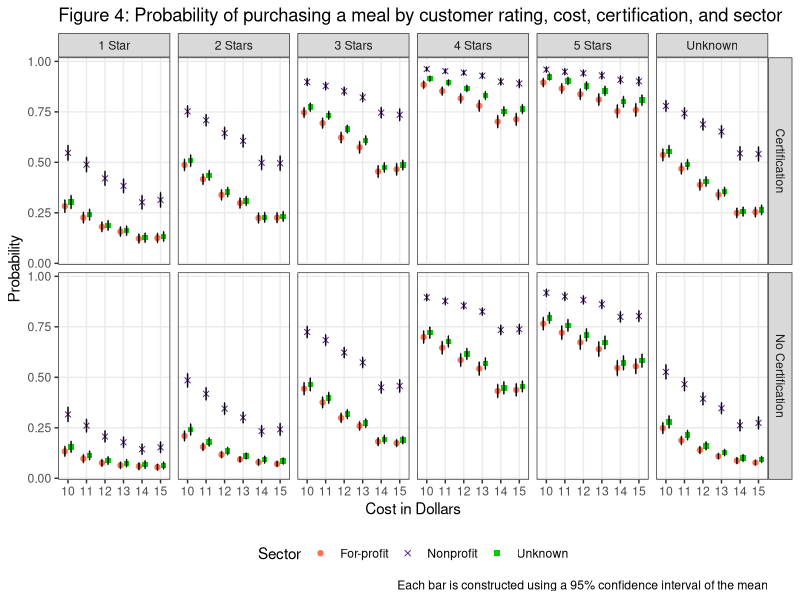

R code for this plot:

getwd()
setwd()

require(dplyr)
require(ggplot2)
require(tidyr)
require(scales)
require(readxl)

PurchProbMeal <- read_excel("Meal_Long_Results.xlsx")


meal <- PurchProbMeal %>% 
  filter(`cost ($)` >= 10)

# Dot Plot chart ci bars
D <- ggplot(meal, aes(y = probability, x = `cost ($)`, 
                     color = Sector, shape = Sector)) + 
  geom_point(position = position_dodge(width = 0.5)) +
  geom_errorbar(aes(ymin=probability-ci, ymax=probability+ci), width=.1, color="black", position = position_dodge(width = 0.5)) +
  scale_shape_manual(values=c(19, 4, 15, 17))+
  scale_color_manual(values=c('coral1', "purple4", "green3", "cornflowerblue"))+
  scale_x_continuous(breaks = 10:15) +
  labs(color = "Sector", shape = "Sector", x = "Cost", y = "Probability", 
       title = "Figure 4: Probability of purchasing a meal by customer rating, cost, certification, and sector",
       caption="Each bar is constructed using a 95% confidence interval of the mean") +
  facet_wrap(vars(rating)) +
  theme_bw() +
  facet_grid(certification ~ rating) +
  theme(panel.grid.minor = element_blank(),
        legend.position = "bottom")

D + xlab("Cost in Dollars")

